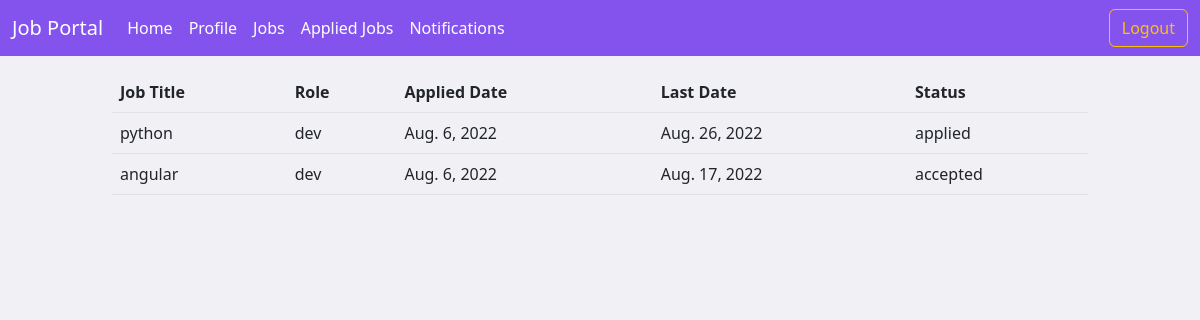
Screenshot of /candidate/application/applied (signed in) with the database file from the repository.
### employer/models.py (models this page shows, shortened)
class Applications(models.Model):
    applicant = models.ForeignKey(User, on_delete=models.CASCADE, related_name="applicants")
    job = models.ForeignKey(Jobs, on_delete=models.CASCADE, related_name="ajob")
    options = (
        ("applied", "applied"),
        ("rejected", "rejected"),
        ("pending", "pending"),
        ("cancelled", "cancelled"),
        ("accepted", "accepted")
    )
    status = models.CharField(max_length=20, choices=options, default="applied")
    date = models.DateField(auto_now_add=True)
    class Meta:
        unique_together = ("applicant", "job")

class Jobs(models.Model):
    posted_by = models.ForeignKey(User, on_delete=models.CASCADE, related_name="company")
    job_title = models.CharField(max_length=120)
    job_description = models.TextField()
    role = models.CharField(max_length=120)
    experience = models.PositiveIntegerField(default=0)
    location = models.CharField(max_length=120)
    salary = models.PositiveIntegerField()
    created_date = models.DateField(auto_now_add=True)
    last_date = models.DateField(null=True)
    qualification = models.CharField(max_length=120, null=True)

### candidate/views.py (the view)
# urls.py: path("application/applied", views.MyApplicationView.as_view(), name="cand-myapplic"),
@method_decorator(signin_required, name="dispatch")
class MyApplicationView(ListView):
    model = Applications
    template_name = "cand-appliedjobs.html"
    context_object_name = "applied"
    def get_queryset(self):
        return Applications.objects.filter(applicant=self.request.user)

### candidate/templates/cand-appliedjobs.html
{%extends 'base_cand.html'%}
{%block body_block%}
<div class="container-fluid mt-3">
    <div class="row">
        <div class="col-1"></div>
        <div class="col-10">
            <table class="table table-hover">
                <tr>
                    <th>Job Title</th>
                    <th>Role</th>
                    <th>Applied Date</th>
                    <th>Last Date</th>
                    <th>Status</th>
                </tr>
                {%for appl in applied%}
                <tr>
                    <td>{{appl.job.job_title}}</td>
                    <td>{{appl.job.role}}</td>
                    <td>{{appl.date}}</td>
                    <td>{{appl.job.last_date}}</td>
                    <td>{{appl.status}}</td>
                </tr>
                {%endfor%}
            </table>
        </div>
        <div class="col-1"></div>
    </div>
</div>
{%endblock%}

### users/static/css/style.css (style rules this page uses)
body { height:100vh; background-color:#f1f0f5; }

### rows the page displays
Applications: job.job_title "python", job.role "dev", date "Aug. 6, 2022", job.last_date "Aug. 26, 2022", status "applied"
Applications: job.job_title "angular", job.role "dev", date "Aug. 6, 2022", job.last_date "Aug. 17, 2022", status "accepted"
